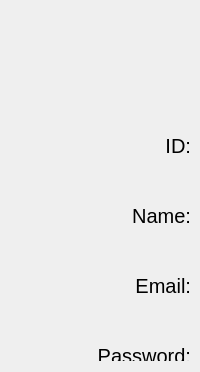
                  <widget class="QWidget" name="userProfile">
                   <layout class="QVBoxLayout" name="verticalLayout_11">
                    <item>
                     <widget class="QWidget" name="userInfor" native="true">
                      <property name="minimumSize">
                       <size>
                        <width>0</width>
                        <height>350</height>
                       </size>
                      </property>
                      <property name="font">
                       <font>
                        <pointsize>15</pointsize>
                        <weight>50</weight>
                        <bold>false</bold>
                       </font>
                      </property>
                      <property name="styleSheet">
                       <string notr="true">QLineEdit
{
	background-color: #fff;
	border-radius: 20px;
	border: 1px solid rgba(0, 0, 0, 100);
	padding: 10px;
	padding-left: 17px;
	color: #rgb(0,255,255);
}
QPushButton
{
	border-radius: 20px;
	border: 1px solid rgba(0, 0, 0, 100);
	background-color: rgb(255, 255, 255);
	font: 14pt &quot;Terminal&quot;;
}
QPushButton:hover
{
	background-color: rgb(244, 244, 244);
}</string>
                      </property>
                      <widget class="QLabel" name="idLabel">
                       <property name="geometry">
                        <rect>
                         <x>30</x>
                         <y>120</y>
                         <width>150</width>
                         <height>30</height>
                        </rect>
                       </property>
                       <property name="font">
                        <font>
                         <pointsize>15</pointsize>
                         <weight>50</weight>
                         <bold>false</bold>
                        </font>
                       </property>
                       <property name="text">
                        <string>ID:</string>
                       </property>
                       <property name="alignment">
                        <set>Qt::AlignRight|Qt::AlignTrailing|Qt::AlignVCenter</set>
                       </property>
                      </widget>
                      <widget class="QLabel" name="nameLabel">
                       <property name="geometry">
                        <rect>
                         <x>30</x>
                         <y>190</y>
                         <width>150</width>
                         <height>30</height>
                        </rect>
                       </property>
                       <property name="font">
                        <font>
                         <pointsize>15</pointsize>
                         <weight>50</weight>
                         <bold>false</bold>
                        </font>
                       </property>
                       <property name="text">
                        <string>Name:</string>
                       </property>
                       <property name="alignment">
                        <set>Qt::AlignRight|Qt::AlignTrailing|Qt::AlignVCenter</set>
                       </property>
                      </widget>
                      <widget class="QLabel" name="emailLabel">
                       <property name="geometry">
                        <rect>
                         <x>30</x>
                         <y>260</y>
                         <width>150</width>
                         <height>30</height>
                        </rect>
                       </property>
                       <property name="font">
                        <font>
                         <pointsize>15</pointsize>
                         <weight>50</weight>
                         <bold>false</bold>
                        </font>
                       </property>
                       <property name="text">
                        <string>Email:</string>
                       </property>
                       <property name="alignment">
                        <set>Qt::AlignRight|Qt::AlignTrailing|Qt::AlignVCenter</set>
                       </property>
                      </widget>
                      <widget class="QLabel" name="passwordLabel">
                       <property name="geometry">
                        <rect>
                         <x>30</x>
                         <y>330</y>
                         <width>150</width>
                         <height>30</height>
                        </rect>
                       </property>
                       <property name="font">
                        <font>
                         <pointsize>15</pointsize>
                         <weight>50</weight>
                         <bold>false</bold>
                        </font>
                       </property>
                       <property name="text">
                        <string>Password:</string>
                       </property>
                       <property name="alignment">
                        <set>Qt::AlignRight|Qt::AlignTrailing|Qt::AlignVCenter</set>
                       </property>
                      </widget>
                      <widget class="QLineEdit" name="idText">
                       <property name="enabled">
                        <bool>true</bool>
                       </property>
                       <property name="geometry">
                        <rect>
                         <x>210</x>
                         <y>120</y>
                         <width>381</width>
                         <height>41</height>
                        </rect>
                       </property>
                       <property name="font">
                        <font>
                         <family>Terminal</family>
                         <pointsize>15</pointsize>
                         <weight>50</weight>
                         <italic>false</italic>
                         <bold>false</bold>
                        </font>
                       </property>
                       <property name="styleSheet">
                        <string notr="true">color: rgb(0, 0, 0);</string>
                       </property>
                       <property name="inputMask">
                        <string/>
                       </property>
                       <property name="text">
                        <string>2055010153</string>
                       </property>
                      </widget>
                      <widget class="QLineEdit" name="nameText">
                       <property name="enabled">
                        <bool>true</bool>
                       </property>
                       <property name="geometry">
                        <rect>
                         <x>210</x>
                         <y>190</y>
                         <width>381</width>
                         <height>41</height>
                        </rect>
                       </property>
                       <property name="font">
                        <font>
                         <family>Terminal</family>
                         <pointsize>15</pointsize>
                         <weight>50</weight>
                         <italic>false</italic>
                         <bold>false</bold>
                        </font>
                       </property>
                       <property name="styleSheet">
                        <string notr="true">color: rgb(0, 0, 0);</string>
                       </property>
                       <property name="text">
                        <string/>
                       </property>
                      </widget>
                      <widget class="QLineEdit" name="emailText">
                       <property name="geometry">
                        <rect>
                         <x>210</x>
                         <y>260</y>
                         <width>381</width>
                         <height>41</height>
                        </rect>
                       </property>
                       <property name="font">
                        <font>
                         <family>Terminal</family>
                         <pointsize>15</pointsize>
                         <weight>50</weight>
                         <italic>false</italic>
                         <bold>false</bold>
                        </font>
                       </property>
                       <property name="styleSheet">
                        <string notr="true">color: rgb(0, 0, 0);</string>
                       </property>
                      </widget>
                      <widget class="QLineEdit" name="passwordText">
                       <property name="geometry">
                        <rect>
                         <x>210</x>
                         <y>330</y>
                         <width>381</width>
                         <height>41</height>
                        </rect>
                       </property>
                       <property name="font">
                        <font>
                         <family>Terminal</family>
                         <pointsize>15</pointsize>
                         <weight>50</weight>
                         <italic>false</italic>
                         <bold>false</bold>
                        </font>
                       </property>
                       <property name="styleSheet">
                        <string notr="true">color: rgb(0, 0, 0);</string>
                       </property>
                      </widget>
                      <widget class="QLabel" name="AvatarLabel">
                       <property name="geometry">
                        <rect>
                         <x>670</x>
                         <y>40</y>
                         <width>200</width>
                         <height>200</height>
                        </rect>
                       </property>
                       <property name="styleSheet">
                        <string notr="true">border: 2px solid rgba(0,0,0,100);
border-radius: 0px;</string>
                       </property>
                       <property name="lineWidth">
                        <number>0</number>
                       </property>
                       <property name="text">
                        <string/>
                       </property>
                       <property name="textFormat">
                        <enum>Qt::MarkdownText</enum>
                       </property>
                       <property name="pixmap">
                        <pixmap>:/images/z4721841278414_41db3f1c2d44195237d25ddf1ebfad34.jpg</pixmap>
                       </property>
                       <property name="scaledContents">
                        <bool>true</bool>
                       </property>
                       <property name="alignment">
                        <set>Qt::AlignRight|Qt::AlignTop|Qt::AlignTrailing</set>
                       </property>
                       <property name="margin">
                        <number>0</number>
                       </property>
                      </widget>
                      <widget class="QPushButton" name="doneBtn">
                       <property name="geometry">
                        <rect>
                         <x>680</x>
                         <y>270</y>
                         <width>181</width>
                         <height>41</height>
                        </rect>
                       </property>
                       <property name="font">
                        <font>
                         <family>Terminal</family>
                         <pointsize>14</pointsize>
                         <weight>50</weight>
                         <italic>false</italic>
                         <bold>false</bold>
                        </font>
                       </property>
                       <property name="styleSheet">
                        <string notr="true">color: rgb(0, 0, 0);
background-color: rgb(0, 255, 255);</string>
                       </property>
                       <property name="text">
                        <string> Done</string>
                       </property>
                       <property name="icon">
                        <iconset resource="resources.qrc">
                         <normaloff>:/icons/EC8482/check-circle.svg</normaloff>:/icons/EC8482/check-circle.svg</iconset>
                       </property>
                      </widget>
                      <widget class="QPushButton" name="cancelBtn">
                       <property name="geometry">
                        <rect>
                         <x>680</x>
                         <y>330</y>
                         <width>181</width>
                         <height>41</height>
                        </rect>
                       </property>
                       <property name="font">
                        <font>
                         <family>Terminal</family>
                         <pointsize>14</pointsize>
                         <weight>50</weight>
                         <italic>false</italic>
                         <bold>false</bold>
                        </font>
                       </property>
                       <property name="styleSheet">
                        <string notr="true">color: rgb(0, 0, 0);
background-color: rgb(206, 103, 114);</string>
                       </property>
                       <property name="text">
                        <string> Cancel</string>
                       </property>
                       <property name="icon">
                        <iconset resource="resources.qrc">
                         <normaloff>:/icons/EC8482/x-square.svg</normaloff>:/icons/EC8482/x-square.svg</iconset>
                       </property>
                      </widget>
                     </widget>
                    </item>
                   </layout>
                  </widget>
